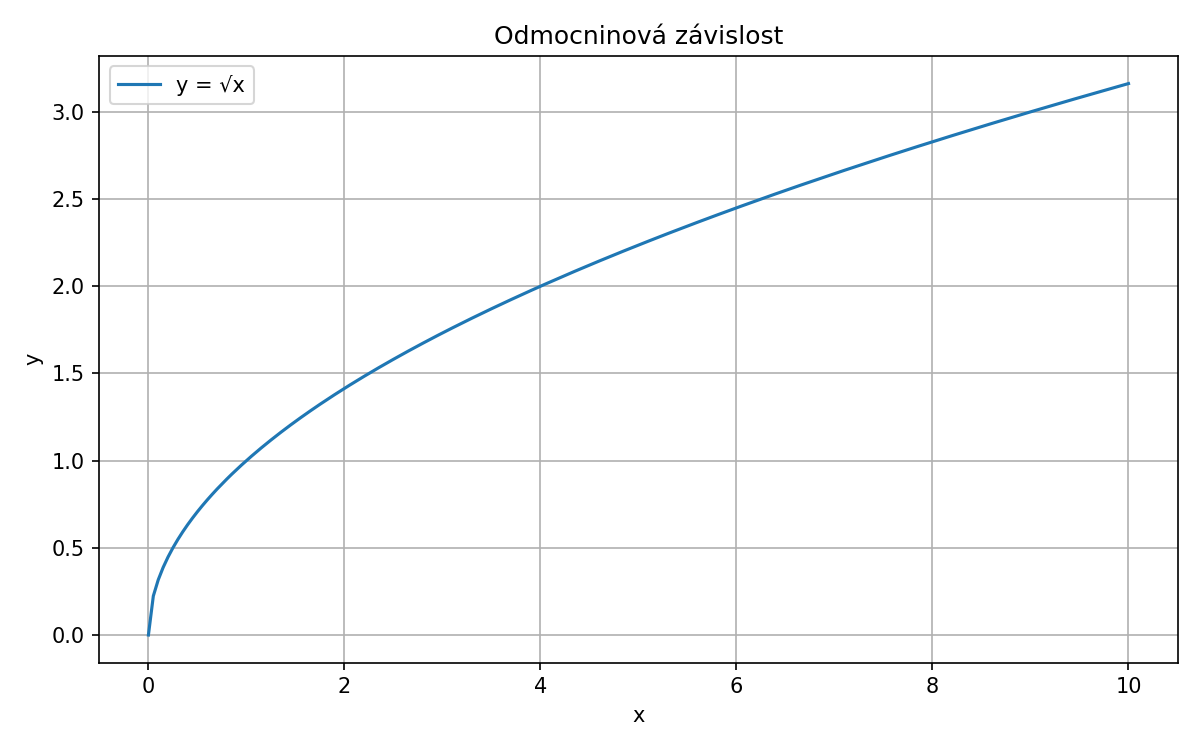

Generate this figure with Python:
import csv
from pathlib import Path

import matplotlib.pyplot as plt
import numpy as np


OUTPUT_DIR = Path(__file__).resolve().parent
CSV_PATH = OUTPUT_DIR / "graph.csv"
PNG_PATH = OUTPUT_DIR / "graph.png"


def generate_csv() -> None:
    x_values = np.linspace(0, 10, 201)

    with CSV_PATH.open("w", newline="", encoding="utf-8") as csv_file:
        writer = csv.writer(csv_file)
        writer.writerow(["x", "y"])
        writer.writerows((f"{x:.2f}", f"{np.sqrt(x):.4f}") for x in x_values)


def create_graph() -> None:
    data = np.genfromtxt(CSV_PATH, delimiter=",", names=True)

    plt.figure(figsize=(8, 5))
    plt.plot(data["x"], data["y"], label="y = √x")
    plt.title("Odmocninová závislost")
    plt.xlabel("x")
    plt.ylabel("y")
    plt.grid(True)
    plt.legend()
    plt.tight_layout()
    plt.savefig(PNG_PATH, dpi=150)
    plt.close()


def main() -> None:
    generate_csv()
    create_graph()
    print(f"Data byla uložena do {CSV_PATH}")
    print(f"Graf byl uložen do {PNG_PATH}")


if __name__ == "__main__":
    main()
